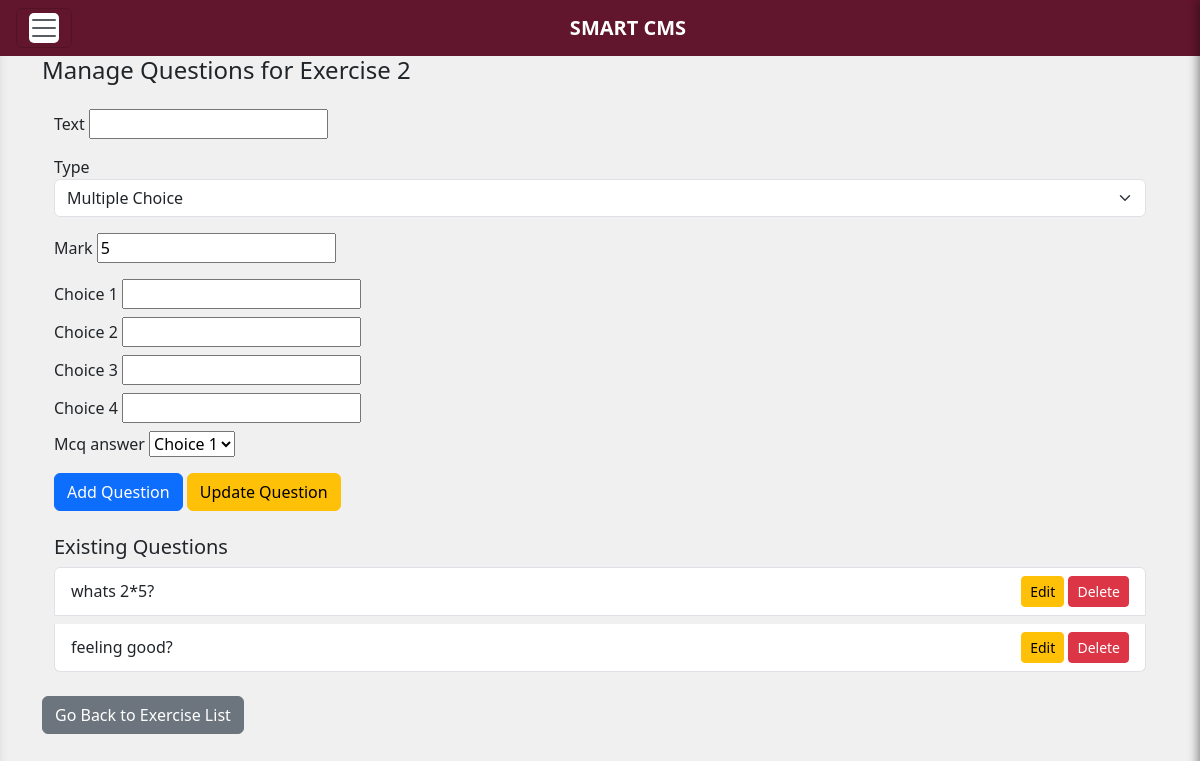
Page /instructor/exercise/1/3/ on the committed database.
### instructor/models.py (models this page shows, shortened)
class Exercise(models.Model):
    user = models.ForeignKey(settings.AUTH_USER_MODEL, on_delete=models.CASCADE, related_name='exercises')
    class_shell = models.ForeignKey(ClassShell, on_delete=models.CASCADE)
    title = models.CharField(max_length=200)
    grading_percentage = models.FloatField(default=10)
    due_date = models.DateTimeField(null=True, blank=True)

class BaseQuestion(models.Model):
    text= models.CharField(max_length=255,null=True)
    type = models.CharField(max_length=255)
    answer = models.CharField(max_length=255)
    mark = models.IntegerField(default=5)
    choice_1 = models.CharField(max_length=255, blank=True,null=True)
    choice_2 = models.CharField(max_length=255, blank=True,null=True)
    choice_3 = models.CharField(max_length=255, blank=True,null=True)
    choice_4 = models.CharField(max_length=255, blank=True,null=True)
    mcq_answer = models.CharField(max_length=255, blank=True, null=True)
    tf_answer = models.BooleanField(null=True, blank=True)
    class Meta:
        abstract = True

class ExerciseQuestion(BaseQuestion):
    exercise = models.ForeignKey(Exercise, on_delete=models.CASCADE)

### instructor/views.py (the view, shortened to what this page needs)
# urls.py: path('exercise/<int:class_shell_id>/<int:exercise_id>/', ExerciseDetailView.as_view(), name='go_to_exercise'),
class ExerciseDetailView(View):
    def get(self, request, class_shell_id, exercise_id):
        exercise = get_object_or_404(Exercise, id=exercise_id)
        exercise_questions = ExerciseQuestion.objects.filter(exercise=exercise)
        question_form = ExerciseQuestionForm()
        return render(request, 'go_to_exercise.html', {
            'exercise': exercise,
            'exercise_questions': exercise_questions,
            'question_form': question_form,
            'class_shell_id': class_shell_id
        })

### instructor/forms.py
class ExerciseQuestionForm(BaseQuestionForm):
    class Meta(BaseQuestionForm.Meta):
        model = ExerciseQuestion

### instructor/templates/go_to_exercise.html (shortened to what this page needs)
{% extends "home.html" %}
{% block content %}
<h4>Manage Questions for {{ exercise.title }}</h4>
<div class="container mt-4">
<form method="POST" id="question-form">
  <div class="mb-3">
    {{ question_form.text.label }} {{ question_form.text }}
  </div>
  <div class="mb-3">
    {{ question_form.type.label }}
    <select name="type" id="question_type" class="form-select">
      <option value="multiple_choice" {% if question_form.type.value == "multiple_choice" %}selected{% endif %}>Multiple Choice</option>
    </select>
  </div>
  <div class="mb-3">
    {{ question_form.mark.label }} {{ question_form.mark }}
  </div>
  <div id="multiple_choice_fields" style="display: block;">
    <div class="mb-2">
      {{ question_form.choice_1.label }} {{ question_form.choice_1 }}
    </div>
    <div class="mb-2">
      {{ question_form.choice_2.label }} {{ question_form.choice_2 }}
    </div>
    <div class="mb-2">
      {{ question_form.choice_3.label }} {{ question_form.choice_3 }}
    </div>
    <div class="mb-2">
      {{ question_form.choice_4.label }} {{ question_form.choice_4 }}
    </div>
    <div class="mb-3">
      {{ question_form.mcq_answer.label }} {{ question_form.mcq_answer }}
    </div>
  </div>
  <div class="mt-3">
    <button type="submit" name="add_question" class="btn btn-primary">Add Question</button>
    <button type="submit" name="edit_question" class="btn btn-warning">Update Question</button>
  </div>
</form>
  <h5 class="mt-4">Existing Questions</h5>
  <div class="list-group">
    {% for question in exercise_questions %}
      <div class="list-group-item d-flex justify-content-between align-items-center mb-2">
        <span>{{ question.text }}</span>
        <div>
          <button class="btn btn-warning btn-sm edit-button"
                  data-id="{{ question.id }}"
                  data-text="{{ question.text }}"
                  data-type="{{ question.type }}"
                  {% if question.type == 'multiple_choice' %}
                    data-choice1="{{ question.choice_1 }}"
                    data-choice2="{{ question.choice_2 }}"
                    data-choice3="{{ question.choice_3 }}"
                    data-choice4="{{ question.choice_4 }}"
                    data-mcq_answer="{{ question.mcq_answer }}"
                  {% elif question.type == 'true_false' %}
                    data-tf_answer="{{ question.tf_answer }}"
                  {% elif question.type == 'essay' %}
                    data-essay_answer="{{ question.essay_answer }}"
                  {% endif %}>
            Edit
          </button>
          <form method="POST" class="d-inline">
            <button type="submit" name="delete_question" class="btn btn-danger btn-sm">Delete</button>
          </form>
        </div>
      </div>
    {% empty %}
      <div class="list-group-item">No questions available.</div>
    {% endfor %}
  </div>
</div>
<div class="mt-3">
  <a href="{% url 'instructor:exercises' class_shell_id=class_shell_id %}" class="btn btn-secondary mb-3">Go Back to Exercise List</a>
</div>
{% endblock %}

### templates/home.html (style rules this page uses)
body { background-color: #f0f0f0; box-shadow: inset 0 0 10px rgba(0, 0, 0, 0.1); min-height: 100vh; }

### rows in the picture
Exercise: title "Exercise 2"
ExerciseQuestion: text "whats 2*5?"
ExerciseQuestion: text "feeling good?"

### other values in the picture
{{ question_form.text.label }} "Text"
{{ question_form.type.label }} "Type"
{{ question_form.mark.label }} "Mark"
{{ question_form.choice_1.label }} "Choice 1"
{{ question_form.choice_2.label }} "Choice 2"
{{ question_form.choice_3.label }} "Choice 3"
{{ question_form.choice_4.label }} "Choice 4"
{{ question_form.mcq_answer.label }} "Mcq answer"
